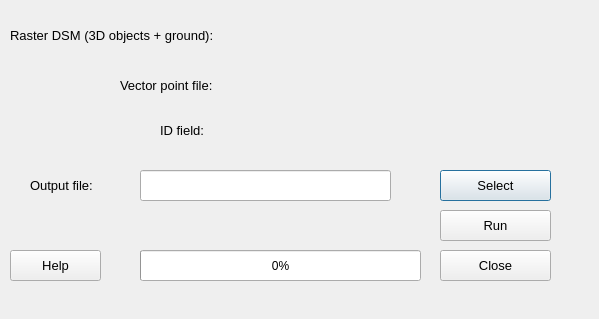
<?xml version="1.0" encoding="UTF-8"?>
<ui version="4.0">
 <class>UAVPreparerDialogBase</class>
 <widget class="QDialog" name="UAVPreparerDialogBase">
  <property name="geometry">
   <rect>
    <x>0</x>
    <y>0</y>
    <width>599</width>
    <height>319</height>
   </rect>
  </property>
  <property name="windowTitle">
   <string>UAV Preparer</string>
  </property>
  <widget class="QLabel" name="label">
   <property name="geometry">
    <rect>
     <x>10</x>
     <y>20</y>
     <width>211</width>
     <height>31</height>
    </rect>
   </property>
   <property name="font">
    <font>
     <pointsize>10</pointsize>
     <weight>50</weight>
     <bold>false</bold>
    </font>
   </property>
   <property name="text">
    <string>Raster DSM (3D objects + ground):</string>
   </property>
  </widget>
  <widget class="QLabel" name="label_2">
   <property name="geometry">
    <rect>
     <x>120</x>
     <y>70</y>
     <width>101</width>
     <height>31</height>
    </rect>
   </property>
   <property name="font">
    <font>
     <pointsize>10</pointsize>
     <weight>50</weight>
     <bold>false</bold>
    </font>
   </property>
   <property name="text">
    <string>Vector point file:</string>
   </property>
  </widget>
  <widget class="QLabel" name="label_3">
   <property name="geometry">
    <rect>
     <x>160</x>
     <y>120</y>
     <width>71</width>
     <height>21</height>
    </rect>
   </property>
   <property name="font">
    <font>
     <pointsize>10</pointsize>
     <weight>50</weight>
     <bold>false</bold>
    </font>
   </property>
   <property name="text">
    <string>ID field:</string>
   </property>
  </widget>
  <widget class="QLineEdit" name="textOutput">
   <property name="geometry">
    <rect>
     <x>140</x>
     <y>170</y>
     <width>251</width>
     <height>31</height>
    </rect>
   </property>
  </widget>
  <widget class="QLabel" name="label_4">
   <property name="geometry">
    <rect>
     <x>30</x>
     <y>170</y>
     <width>91</width>
     <height>31</height>
    </rect>
   </property>
   <property name="font">
    <font>
     <pointsize>10</pointsize>
     <weight>50</weight>
     <bold>false</bold>
    </font>
   </property>
   <property name="text">
    <string>Output file:</string>
   </property>
  </widget>
  <widget class="QProgressBar" name="progressBar">
   <property name="geometry">
    <rect>
     <x>140</x>
     <y>250</y>
     <width>281</width>
     <height>31</height>
    </rect>
   </property>
   <property name="value">
    <number>0</number>
   </property>
  </widget>
  <widget class="QPushButton" name="pushButtonSave">
   <property name="geometry">
    <rect>
     <x>440</x>
     <y>170</y>
     <width>111</width>
     <height>31</height>
    </rect>
   </property>
   <property name="font">
    <font>
     <pointsize>10</pointsize>
    </font>
   </property>
   <property name="text">
    <string>Select</string>
   </property>
  </widget>
  <widget class="QPushButton" name="runButton">
   <property name="geometry">
    <rect>
     <x>440</x>
     <y>210</y>
     <width>111</width>
     <height>31</height>
    </rect>
   </property>
   <property name="font">
    <font>
     <pointsize>10</pointsize>
    </font>
   </property>
   <property name="text">
    <string>Run</string>
   </property>
  </widget>
  <widget class="QPushButton" name="closeButton">
   <property name="geometry">
    <rect>
     <x>440</x>
     <y>250</y>
     <width>111</width>
     <height>31</height>
    </rect>
   </property>
   <property name="font">
    <font>
     <pointsize>10</pointsize>
    </font>
   </property>
   <property name="text">
    <string>Close</string>
   </property>
  </widget>
  <widget class="QPushButton" name="helpButton">
   <property name="geometry">
    <rect>
     <x>10</x>
     <y>250</y>
     <width>91</width>
     <height>31</height>
    </rect>
   </property>
   <property name="font">
    <font>
     <pointsize>10</pointsize>
    </font>
   </property>
   <property name="text">
    <string>Help</string>
   </property>
  </widget>
  <widget class="QWidget" name="widgetDSM" native="true">
   <property name="geometry">
    <rect>
     <x>230</x>
     <y>20</y>
     <width>321</width>
     <height>31</height>
    </rect>
   </property>
   <zorder>widgetPointLayer</zorder>
  </widget>
  <widget class="QWidget" name="widgetPointLayer" native="true">
   <property name="geometry">
    <rect>
     <x>230</x>
     <y>70</y>
     <width>321</width>
     <height>31</height>
    </rect>
   </property>
   <zorder>widgetField</zorder>
  </widget>
  <widget class="QWidget" name="widgetField" native="true">
   <property name="geometry">
    <rect>
     <x>230</x>
     <y>120</y>
     <width>321</width>
     <height>31</height>
    </rect>
   </property>
  </widget>
 </widget>
 <resources/>
 <connections>
  <connection>
   <sender>closeButton</sender>
   <signal>clicked(bool)</signal>
   <receiver>UAVPreparerDialogBase</receiver>
   <slot>accept()</slot>
   <hints>
    <hint type="sourcelabel">
     <x>495</x>
     <y>265</y>
    </hint>
    <hint type="destinationlabel">
     <x>299</x>
     <y>159</y>
    </hint>
   </hints>
  </connection>
 </connections>
</ui>
